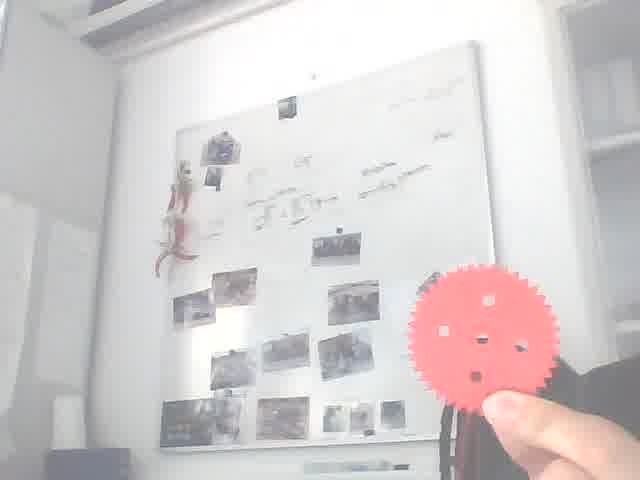
//> input picture img/circle/images10.jpg, 640 x 480 px; its folder holds only this picture in this run
$ ./ex04   (built with g++ and OpenCV 4)
//> lines starting //> are read from the running program, lines starting //| are printed output that depends on the picture; after the words box and inside, x2 and y2 are one past the last pixel; in counts of white or black regions, pixels touching at a corner belong together
// ex04.cpp : This file contains the 'main' function. Program execution begins and ends there.
//

#include <iostream>
#include <sstream>
#include <stdio.h>

#include <opencv2/core/core.hpp>
#include <opencv2/imgproc/imgproc.hpp>
#include <opencv2/highgui/highgui.hpp>

int main(int argc, char** argv) {

	// notice here that we are using the Opencv's embedded "String" class
	std::vector<cv::String> filenames;

	// again we are using the Opencv's embedded "String" class
	cv::String folder = "../../img/circle";

	// makes the list of files from specified folder
	cv::glob(folder, filenames);

	// logged object positions
	//std::vector<cv::Point2i> objCenter;

	//cv::namedWindow("color", cv::WINDOW_AUTOSIZE);

	for (size_t i = 0; i < filenames.size(); ++i) {
		cv::Mat inImage = cv::imread(filenames[i]);
//> inImage is the input picture: 480 rows x 640 cols, CV_8UC3; mean B, G, R 206.2, 205.8, 211.8

		if (!inImage.data) {
			std::cerr << "Problem loading image!!!" << std::endl;
		}
		// image is loaded
		//cv::imshow("color", inImage);

		// threshold the image, keep only the selected pixels
		cv::Mat selectedColor;
		cv::inRange(inImage, cv::Scalar(140, 140, 240), cv::Scalar(180, 180, 255), selectedColor);
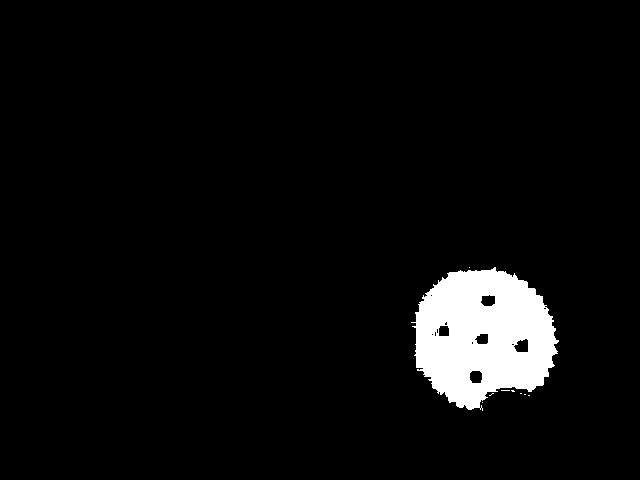
//> selectedColor: 480 rows x 640 cols, CV_8UC1; 4.7% white; 9 white regions (8 under 20 px), largest, box (x1, y1, x2, y2) and area: (411, 267, 559, 411) 14522

		//cv::namedWindow("Selected color");
		//cv::imshow("Selected color", selectedColor);

		cv::GaussianBlur(selectedColor, selectedColor, cv::Size(9, 9), 2, 2);

		//cv::namedWindow("Blur image");
		//cv::imshow("Blur image", selectedColor);

		cv::Canny(selectedColor, selectedColor, 80, 230);
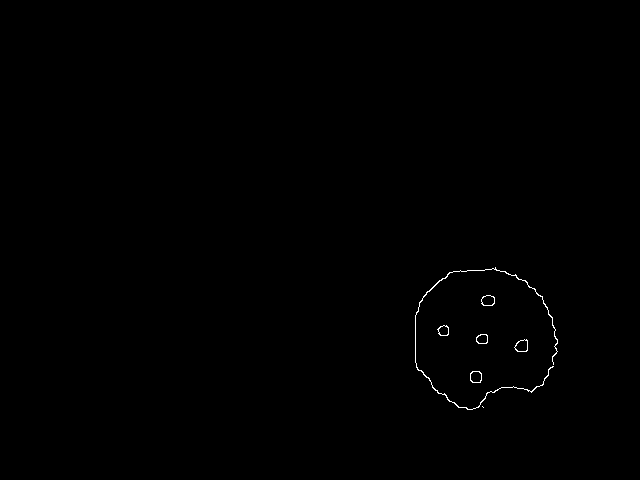
//> selectedColor: 480 rows x 640 cols, CV_8UC1; 0.25% white in thin lines or dots, all inside (x1, y1, x2, y2) = (415, 267, 558, 410)

		cv::namedWindow("Canny");
		cv::imshow("Canny", selectedColor);

		// find contours
		std::vector<std::vector<cv::Point> > contours;
		std::vector<cv::Vec4i> hierarchy;
		cv::findContours(selectedColor, contours, hierarchy, cv::RETR_TREE, cv::CHAIN_APPROX_SIMPLE, cv::Point(0, 0));
//> contours = 12 contours, 1 with area under 20; largest, box (x1, y1, x2, y2) and area: (415, 267, 558, 410) 124, (514, 339, 528, 352) 122, (470, 371, 482, 383) 114, (514, 339, 528, 352) 114, (481, 295, 495, 306) 114

		// find moments of the image
		cv::Moments m = cv::moments(selectedColor, true);
//> m = moments, m00 765, centre m10/m00, m01/m00 = (484, 338.3)
		cv::Point p(m.m10 / m.m00, m.m01 / m.m00);
//> p = Point(483, 338)

		// print coordinates of center
		//std::cout << cv::Mat(p) << std::endl;
		std::cout << "[ " << p.x << ", " << p.y << " ]" << std::endl;
//| [ 483, 338 ]

		// drawing the circle with calculated centar
		cv::circle(inImage, p, 75, cv::Scalar(128, 0, 0), 5, 8, 0);
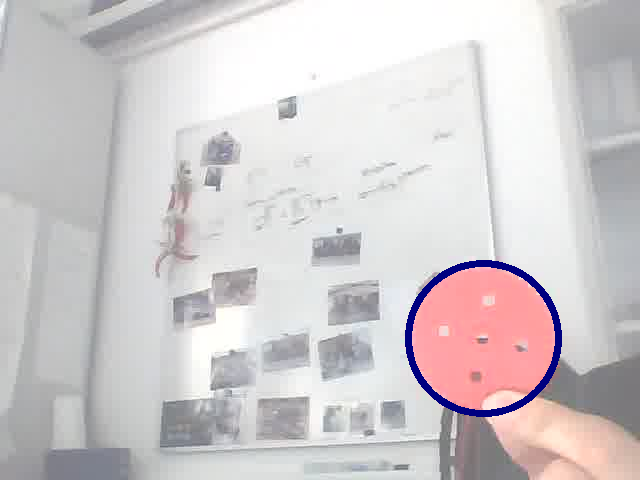
//> inImage: 480 rows x 640 cols, CV_8UC3; 1.08% of pixels changed, all inside (x1, y1, x2, y2) = (405, 260, 562, 417)

		// show the resultant image with draw circle
		cv::namedWindow("Tracked red circle");
		cv::imshow("Tracked red circle", inImage);

		cv::waitKey(0);
	}

	cv::destroyAllWindows();

	return 0;
}


// Run program: Ctrl + F5 or Debug > Start Without Debugging menu
// Debug program: F5 or Debug > Start Debugging menu

// Tips for Getting Started:
//   1. Use the Solution Explorer window to add/manage files
//   2. Use the Team Explorer window to connect to source control
//   3. Use the Output window to see build output and other messages
//   4. Use the Error List window to view errors
//   5. Go to Project > Add New Item to create new code files, or Project > Add Existing Item to add existing code files to the project
//   6. In the future, to open this project again, go to File > Open > Project and select the .sln file
